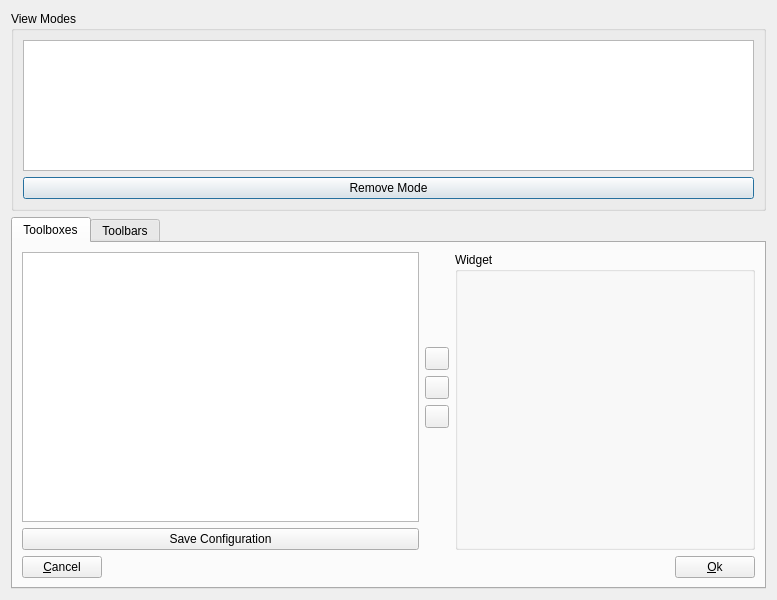
<?xml version="1.0" encoding="UTF-8"?>
<ui version="4.0">
 <class>viewMode</class>
 <widget class="QDialog" name="viewMode">
  <property name="geometry">
   <rect>
    <x>0</x>
    <y>0</y>
    <width>777</width>
    <height>600</height>
   </rect>
  </property>
  <property name="windowTitle">
   <string>Change View Mode</string>
  </property>
  <layout class="QVBoxLayout" name="verticalLayout">
   <item>
    <widget class="QGroupBox" name="groupBox_2">
     <property name="maximumSize">
      <size>
       <width>16777215</width>
       <height>200</height>
      </size>
     </property>
     <property name="title">
      <string>View Modes</string>
     </property>
     <layout class="QVBoxLayout" name="verticalLayout_2">
      <item>
       <widget class="QListWidget" name="viewModeList">
        <property name="baseSize">
         <size>
          <width>0</width>
          <height>0</height>
         </size>
        </property>
        <property name="flow">
         <enum>QListView::LeftToRight</enum>
        </property>
        <property name="spacing">
         <number>15</number>
        </property>
        <property name="viewMode">
         <enum>QListView::IconMode</enum>
        </property>
        <property name="wordWrap">
         <bool>false</bool>
        </property>
       </widget>
      </item>
      <item>
       <widget class="QPushButton" name="removeButton">
        <property name="text">
         <string>Remove Mode</string>
        </property>
       </widget>
      </item>
     </layout>
    </widget>
   </item>
   <item>
    <widget class="QTabWidget" name="tabWidget">
     <property name="currentIndex">
      <number>0</number>
     </property>
     <widget class="QWidget" name="tab">
      <attribute name="title">
       <string>Toolboxes</string>
      </attribute>
      <layout class="QGridLayout" name="gridLayout">
       <item row="1" column="0" colspan="2">
        <layout class="QHBoxLayout" name="_10">
         <item>
          <widget class="QPushButton" name="cancelButton">
           <property name="text">
            <string>&amp;Cancel</string>
           </property>
          </widget>
         </item>
         <item>
          <spacer>
           <property name="orientation">
            <enum>Qt::Horizontal</enum>
           </property>
           <property name="sizeHint" stdset="0">
            <size>
             <width>40</width>
             <height>20</height>
            </size>
           </property>
          </spacer>
         </item>
         <item>
          <widget class="QPushButton" name="okButton">
           <property name="text">
            <string>&amp;Ok</string>
           </property>
          </widget>
         </item>
        </layout>
       </item>
       <item row="0" column="0">
        <layout class="QGridLayout" name="_7">
         <item row="0" column="0">
          <widget class="QListWidget" name="toolboxList">
           <property name="showDropIndicator" stdset="0">
            <bool>false</bool>
           </property>
           <property name="dragDropOverwriteMode">
            <bool>false</bool>
           </property>
           <property name="dragDropMode">
            <enum>QAbstractItemView::NoDragDrop</enum>
           </property>
           <property name="selectionMode">
            <enum>QAbstractItemView::ExtendedSelection</enum>
           </property>
           <property name="movement">
            <enum>QListView::Static</enum>
           </property>
           <property name="sortingEnabled">
            <bool>false</bool>
           </property>
          </widget>
         </item>
         <item row="0" column="1">
          <layout class="QVBoxLayout" name="_8">
           <item>
            <spacer>
             <property name="orientation">
              <enum>Qt::Vertical</enum>
             </property>
             <property name="sizeHint" stdset="0">
              <size>
               <width>20</width>
               <height>40</height>
              </size>
             </property>
            </spacer>
           </item>
           <item>
            <widget class="QToolButton" name="upButton">
             <property name="text">
              <string/>
             </property>
            </widget>
           </item>
           <item>
            <widget class="QToolButton" name="removeWidgetButton">
             <property name="text">
              <string/>
             </property>
            </widget>
           </item>
           <item>
            <widget class="QToolButton" name="downButton">
             <property name="text">
              <string/>
             </property>
            </widget>
           </item>
           <item>
            <spacer>
             <property name="orientation">
              <enum>Qt::Vertical</enum>
             </property>
             <property name="sizeHint" stdset="0">
              <size>
               <width>20</width>
               <height>40</height>
              </size>
             </property>
            </spacer>
           </item>
          </layout>
         </item>
         <item row="1" column="0">
          <widget class="QPushButton" name="saveButton">
           <property name="text">
            <string>Save Configuration</string>
           </property>
          </widget>
         </item>
        </layout>
       </item>
       <item row="0" column="1">
        <widget class="QGroupBox" name="groupBox">
         <property name="minimumSize">
          <size>
           <width>300</width>
           <height>0</height>
          </size>
         </property>
         <property name="title">
          <string>Widget</string>
         </property>
        </widget>
       </item>
      </layout>
     </widget>
     <widget class="QWidget" name="tab_2">
      <attribute name="title">
       <string>Toolbars</string>
      </attribute>
     </widget>
    </widget>
   </item>
  </layout>
 </widget>
 <resources/>
 <connections/>
</ui>
